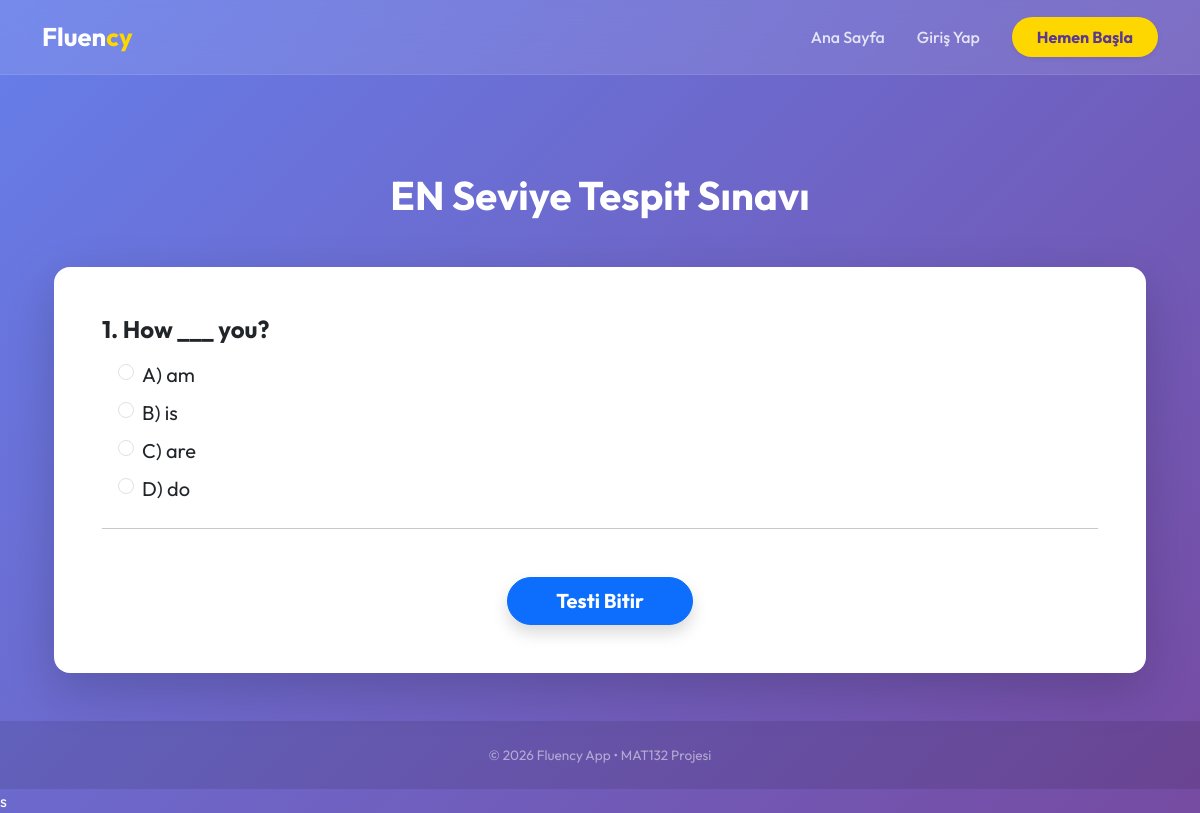
/test/en/, run on the app's committed database.
### languages/models.py (models this page shows, shortened)
class Question(models.Model):
    language_code = models.CharField(max_length=5)
    text = models.TextField()
    level = models.CharField(max_length=2)
    option_a = models.CharField(max_length=200)
    option_b = models.CharField(max_length=200)
    option_c = models.CharField(max_length=200)
    option_d = models.CharField(max_length=200)
    correct_answer = models.CharField(max_length=1)

### languages/views.py (the view)
# urls.py: path('test/<str:lang_code>/', views.start_placement_test, name='start_test'),
def start_placement_test(request, lang_code):
    questions = Question.objects.filter(language_code=lang_code.lower())
    if not questions.exists():
        return render(request, 'languages/no_questions.html', {'lang_code': lang_code})
    return render(request, 'languages/test.html', {
        'questions': questions,
        'lang_code': lang_code
    })

### languages/templates/languages/test.html (shortened to what this page needs)
{% extends "base.html" %}
{% block content %}
<div class="container mt-5 text-white"> <h1 class="fw-bold text-center mb-5">{{ lang_code|upper }} Seviye Tespit Sınavı</h1>
    <div class="card p-5 rounded-4 shadow-lg bg-white border-0">
        <div style="color: #212529 !important;"> <form method="post" action="{% url 'evaluate_test' lang_code=lang_code %}">
                {% for question in questions %}
                <div class="mb-4">
                    <h4 class="fw-bold" style="color: #212529 !important;">{{ forloop.counter }}. {{ question.text }}</h4>
                    <div class="ms-3 mt-3">
                        <div class="form-check mb-2">
                            <input class="form-check-input" type="radio" name="question_{{ question.id }}" id="q{{ question.id }}a" value="A" required>
                            <label class="form-check-label fs-5" for="q{{ question.id }}a" style="color: #212529 !important;">A) {{ question.option_a }}</label>
                        </div>
                        <div class="form-check mb-2">
                            <input class="form-check-input" type="radio" name="question_{{ question.id }}" id="q{{ question.id }}b" value="B">
                            <label class="form-check-label fs-5" for="q{{ question.id }}b" style="color: #212529 !important;">B) {{ question.option_b }}</label>
                        </div>
                        <div class="form-check mb-2">
                            <input class="form-check-input" type="radio" name="question_{{ question.id }}" id="q{{ question.id }}c" value="C">
                            <label class="form-check-label fs-5" for="q{{ question.id }}c" style="color: #212529 !important;">C) {{ question.option_c }}</label>
                        </div>
                        <div class="form-check mb-2">
                            <input class="form-check-input" type="radio" name="question_{{ question.id }}" id="q{{ question.id }}d" value="D">
                            <label class="form-check-label fs-5" for="q{{ question.id }}d" style="color: #212529 !important;">D) {{ question.option_d }}</label>
                        </div>
                    </div>
                </div>
                <hr class="my-4 opacity-25" style="border-color: #212529;">
                {% endfor %}
                <div class="text-center mt-5">
                    <button type="submit" class="btn btn-primary btn-lg px-5 rounded-pill fw-bold shadow">Testi Bitir</button>
                </div>
            </form>
        </div>
    </div>
</div>
{% endblock %}

### templates/base.html (style rules this page uses)
body { font-family: 'Outfit', sans-serif; background: linear-gradient(135deg, #667eea 0%, #764ba2 100%); min-height: 100vh; color: #fff; display: flex; flex-direction: column; }

### data on the page
Question: text "How ___ you?", option_a "am", option_b "is", option_c "are", option_d "do"

### other printed values
{{ lang_code|upper }} "EN"
